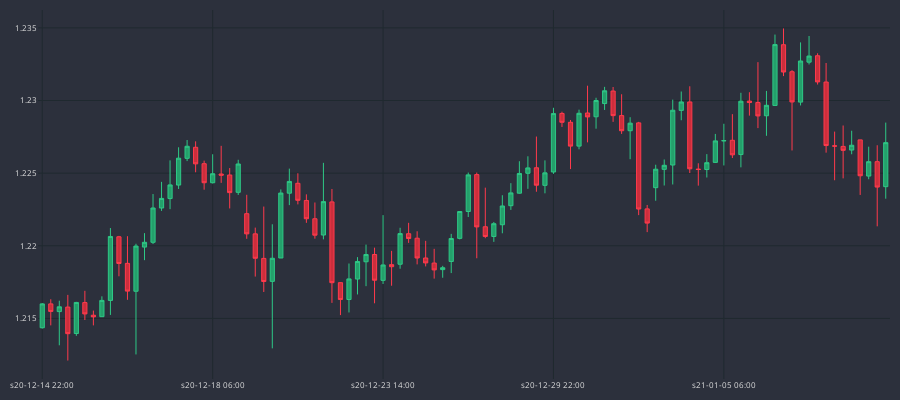

The cell this chart's notebook holds for it:
### Code cell
fig = go.Figure()
fig.add_trace(go.Candlestick(
    x=df_plot.sTime,
    open=df_plot.mid_o,
    high=df_plot.mid_h,
    low=df_plot.mid_l,
    close=df_plot.mid_c,
    line=dict(width=1), opacity=1,
    increasing_fillcolor='#24A06B',
    decreasing_fillcolor='#CC2E3C',
    increasing_line_color='#2EC886',
    decreasing_line_color='#FF3A4C'
))

fig.update_yaxes(
    gridcolor="#1f292f"
)
fig.update_xaxes(
    gridcolor="#1f292f",
    rangeslider=dict(visible=False),
    nticks = 5
)

fig.update_layout(
    width=900,
    height=400,
    margin=dict(l=10,r=10,b=10,t=10),
    paper_bgcolor="#2c303c",
    plot_bgcolor="#2c303c",
    font=dict(size=8, color="#e1e1e1")
)

fig.show()
